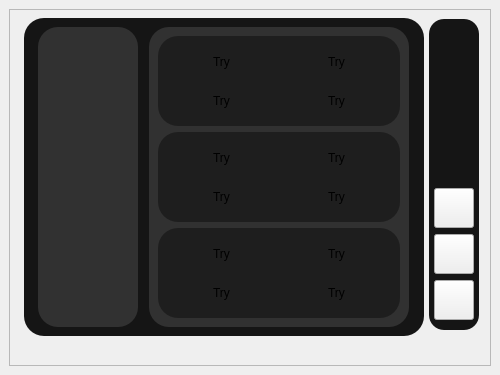
<?xml version="1.0" encoding="UTF-8"?>
<ui version="4.0">
 <class>MainWindow</class>
 <widget class="QMainWindow" name="MainWindow">
  <property name="geometry">
   <rect>
    <x>0</x>
    <y>0</y>
    <width>500</width>
    <height>375</height>
   </rect>
  </property>
  <property name="minimumSize">
   <size>
    <width>500</width>
    <height>375</height>
   </size>
  </property>
  <property name="maximumSize">
   <size>
    <width>500</width>
    <height>375</height>
   </size>
  </property>
  <property name="windowTitle">
   <string>CryptoCoin Tracking  | Maresal PRM</string>
  </property>
  <property name="styleSheet">
   <string notr="true"/>
  </property>
  <widget class="QWidget" name="centralwidget">
   <layout class="QGridLayout" name="gridLayout_4">
    <item row="0" column="0">
     <widget class="QFrame" name="frame_3">
      <property name="frameShape">
       <enum>QFrame::StyledPanel</enum>
      </property>
      <property name="frameShadow">
       <enum>QFrame::Raised</enum>
      </property>
      <widget class="QFrame" name="frame">
       <property name="geometry">
        <rect>
         <x>15</x>
         <y>9</y>
         <width>400</width>
         <height>318</height>
        </rect>
       </property>
       <property name="maximumSize">
        <size>
         <width>400</width>
         <height>320</height>
        </size>
       </property>
       <property name="styleSheet">
        <string notr="true">#frame{
	background-color: rgb(21, 21, 21);
border-radius:20px;
}
</string>
       </property>
       <property name="frameShape">
        <enum>QFrame::StyledPanel</enum>
       </property>
       <property name="frameShadow">
        <enum>QFrame::Raised</enum>
       </property>
       <layout class="QHBoxLayout" name="horizontalLayout_2">
        <item>
         <widget class="QFrame" name="menuFrame">
          <property name="minimumSize">
           <size>
            <width>100</width>
            <height>300</height>
           </size>
          </property>
          <property name="maximumSize">
           <size>
            <width>100</width>
            <height>16777215</height>
           </size>
          </property>
          <property name="styleSheet">
           <string notr="true">#menuFrame{
	background-color: rgb(49, 49, 49);
border-radius:20px;
}</string>
          </property>
          <property name="frameShape">
           <enum>QFrame::StyledPanel</enum>
          </property>
          <property name="frameShadow">
           <enum>QFrame::Raised</enum>
          </property>
          <layout class="QVBoxLayout" name="verticalLayout">
           <item>
            <widget class="QLabel" name="btcLogo">
             <property name="minimumSize">
              <size>
               <width>0</width>
               <height>90</height>
              </size>
             </property>
             <property name="text">
              <string/>
             </property>
            </widget>
           </item>
           <item>
            <widget class="QLabel" name="dogeLogo">
             <property name="minimumSize">
              <size>
               <width>0</width>
               <height>90</height>
              </size>
             </property>
             <property name="text">
              <string/>
             </property>
            </widget>
           </item>
           <item>
            <widget class="QLabel" name="xrpLogo">
             <property name="minimumSize">
              <size>
               <width>0</width>
               <height>90</height>
              </size>
             </property>
             <property name="text">
              <string/>
             </property>
            </widget>
           </item>
          </layout>
         </widget>
        </item>
        <item>
         <widget class="QFrame" name="allInformationFrame">
          <property name="minimumSize">
           <size>
            <width>260</width>
            <height>300</height>
           </size>
          </property>
          <property name="maximumSize">
           <size>
            <width>260</width>
            <height>16777215</height>
           </size>
          </property>
          <property name="styleSheet">
           <string notr="true">#allInformationFrame{
	background-color: rgb(49, 49, 49);
border-radius:20px;
}</string>
          </property>
          <property name="frameShape">
           <enum>QFrame::StyledPanel</enum>
          </property>
          <property name="frameShadow">
           <enum>QFrame::Raised</enum>
          </property>
          <layout class="QVBoxLayout" name="verticalLayout_2">
           <item>
            <widget class="QFrame" name="btcInformationBar">
             <property name="minimumSize">
              <size>
               <width>0</width>
               <height>90</height>
              </size>
             </property>
             <property name="styleSheet">
              <string notr="true">#btcInformationBar{
	background-color: rgb(30, 30, 30);
border-radius:20px;
}</string>
             </property>
             <property name="frameShape">
              <enum>QFrame::StyledPanel</enum>
             </property>
             <property name="frameShadow">
              <enum>QFrame::Raised</enum>
             </property>
             <layout class="QGridLayout" name="gridLayout">
              <item row="1" column="1">
               <widget class="QLabel" name="btcHighPrice">
                <property name="styleSheet">
                 <string notr="true"/>
                </property>
                <property name="text">
                 <string>Try</string>
                </property>
                <property name="alignment">
                 <set>Qt::AlignCenter</set>
                </property>
               </widget>
              </item>
              <item row="0" column="0">
               <widget class="QLabel" name="btcCurrentPrice">
                <property name="styleSheet">
                 <string notr="true"/>
                </property>
                <property name="text">
                 <string>Try</string>
                </property>
                <property name="alignment">
                 <set>Qt::AlignCenter</set>
                </property>
               </widget>
              </item>
              <item row="0" column="1">
               <widget class="QLabel" name="BtcLowPrice">
                <property name="styleSheet">
                 <string notr="true"/>
                </property>
                <property name="text">
                 <string>Try</string>
                </property>
                <property name="alignment">
                 <set>Qt::AlignCenter</set>
                </property>
               </widget>
              </item>
              <item row="1" column="0">
               <widget class="QLabel" name="btcPrice">
                <property name="text">
                 <string>Try</string>
                </property>
                <property name="alignment">
                 <set>Qt::AlignCenter</set>
                </property>
               </widget>
              </item>
             </layout>
            </widget>
           </item>
           <item>
            <widget class="QFrame" name="dogeInformationBar">
             <property name="minimumSize">
              <size>
               <width>0</width>
               <height>90</height>
              </size>
             </property>
             <property name="styleSheet">
              <string notr="true">#dogeInformationBar{
	background-color: rgb(30, 30, 30);
border-radius:20px;
}</string>
             </property>
             <property name="frameShape">
              <enum>QFrame::StyledPanel</enum>
             </property>
             <property name="frameShadow">
              <enum>QFrame::Raised</enum>
             </property>
             <layout class="QGridLayout" name="gridLayout_2">
              <item row="0" column="0">
               <widget class="QLabel" name="dogeCurrentPrice">
                <property name="styleSheet">
                 <string notr="true"/>
                </property>
                <property name="text">
                 <string>Try</string>
                </property>
                <property name="alignment">
                 <set>Qt::AlignCenter</set>
                </property>
               </widget>
              </item>
              <item row="0" column="1">
               <widget class="QLabel" name="dogeLowPrice">
                <property name="styleSheet">
                 <string notr="true"/>
                </property>
                <property name="text">
                 <string>Try</string>
                </property>
                <property name="alignment">
                 <set>Qt::AlignCenter</set>
                </property>
               </widget>
              </item>
              <item row="1" column="0">
               <widget class="QLabel" name="dogePrice">
                <property name="text">
                 <string>Try</string>
                </property>
                <property name="alignment">
                 <set>Qt::AlignCenter</set>
                </property>
               </widget>
              </item>
              <item row="1" column="1">
               <widget class="QLabel" name="dogeHighPrice">
                <property name="styleSheet">
                 <string notr="true"/>
                </property>
                <property name="text">
                 <string>Try</string>
                </property>
                <property name="alignment">
                 <set>Qt::AlignCenter</set>
                </property>
               </widget>
              </item>
             </layout>
            </widget>
           </item>
           <item>
            <widget class="QFrame" name="xrpInformationBar">
             <property name="minimumSize">
              <size>
               <width>0</width>
               <height>90</height>
              </size>
             </property>
             <property name="styleSheet">
              <string notr="true">#xrpInformationBar{
	background-color: rgb(30, 30, 30);
border-radius:20px;
}</string>
             </property>
             <property name="frameShape">
              <enum>QFrame::StyledPanel</enum>
             </property>
             <property name="frameShadow">
              <enum>QFrame::Raised</enum>
             </property>
             <layout class="QGridLayout" name="gridLayout_3">
              <item row="0" column="0">
               <widget class="QLabel" name="xrpCurrentPrice">
                <property name="styleSheet">
                 <string notr="true"/>
                </property>
                <property name="text">
                 <string>Try</string>
                </property>
                <property name="alignment">
                 <set>Qt::AlignCenter</set>
                </property>
               </widget>
              </item>
              <item row="0" column="1">
               <widget class="QLabel" name="xrpLowPrice">
                <property name="styleSheet">
                 <string notr="true"/>
                </property>
                <property name="text">
                 <string>Try</string>
                </property>
                <property name="alignment">
                 <set>Qt::AlignCenter</set>
                </property>
               </widget>
              </item>
              <item row="1" column="0">
               <widget class="QLabel" name="xrpPrice">
                <property name="text">
                 <string>Try</string>
                </property>
                <property name="alignment">
                 <set>Qt::AlignCenter</set>
                </property>
               </widget>
              </item>
              <item row="1" column="1">
               <widget class="QLabel" name="xrpHighPrice">
                <property name="styleSheet">
                 <string notr="true"/>
                </property>
                <property name="text">
                 <string>Try</string>
                </property>
                <property name="alignment">
                 <set>Qt::AlignCenter</set>
                </property>
               </widget>
              </item>
             </layout>
            </widget>
           </item>
          </layout>
         </widget>
        </item>
       </layout>
      </widget>
      <widget class="QFrame" name="frame_2">
       <property name="geometry">
        <rect>
         <x>420</x>
         <y>10</y>
         <width>50</width>
         <height>311</height>
        </rect>
       </property>
       <property name="maximumSize">
        <size>
         <width>450</width>
         <height>16777215</height>
        </size>
       </property>
       <property name="styleSheet">
        <string notr="true">#frame_2{
	background-color: rgb(21, 21, 21);
border-radius:15px;
}</string>
       </property>
       <property name="frameShape">
        <enum>QFrame::StyledPanel</enum>
       </property>
       <property name="frameShadow">
        <enum>QFrame::Raised</enum>
       </property>
       <layout class="QVBoxLayout" name="verticalLayout_3">
        <property name="spacing">
         <number>6</number>
        </property>
        <property name="sizeConstraint">
         <enum>QLayout::SetDefaultConstraint</enum>
        </property>
        <property name="leftMargin">
         <number>5</number>
        </property>
        <property name="topMargin">
         <number>6</number>
        </property>
        <property name="rightMargin">
         <number>0</number>
        </property>
        <property name="bottomMargin">
         <number>10</number>
        </property>
        <item>
         <widget class="QLabel" name="logoLbl">
          <property name="minimumSize">
           <size>
            <width>40</width>
            <height>40</height>
           </size>
          </property>
          <property name="maximumSize">
           <size>
            <width>40</width>
            <height>40</height>
           </size>
          </property>
          <property name="text">
           <string/>
          </property>
          <property name="alignment">
           <set>Qt::AlignCenter</set>
          </property>
         </widget>
        </item>
        <item>
         <spacer name="verticalSpacer">
          <property name="orientation">
           <enum>Qt::Vertical</enum>
          </property>
          <property name="sizeType">
           <enum>QSizePolicy::MinimumExpanding</enum>
          </property>
          <property name="sizeHint" stdset="0">
           <size>
            <width>40</width>
            <height>40</height>
           </size>
          </property>
         </spacer>
        </item>
        <item>
         <widget class="QPushButton" name="settingBtn">
          <property name="minimumSize">
           <size>
            <width>40</width>
            <height>40</height>
           </size>
          </property>
          <property name="maximumSize">
           <size>
            <width>40</width>
            <height>40</height>
           </size>
          </property>
          <property name="text">
           <string/>
          </property>
          <property name="iconSize">
           <size>
            <width>48</width>
            <height>48</height>
           </size>
          </property>
         </widget>
        </item>
        <item>
         <widget class="QPushButton" name="minimizeBtn">
          <property name="minimumSize">
           <size>
            <width>40</width>
            <height>40</height>
           </size>
          </property>
          <property name="maximumSize">
           <size>
            <width>40</width>
            <height>40</height>
           </size>
          </property>
          <property name="text">
           <string/>
          </property>
          <property name="iconSize">
           <size>
            <width>48</width>
            <height>48</height>
           </size>
          </property>
         </widget>
        </item>
        <item>
         <widget class="QPushButton" name="exitBtn">
          <property name="minimumSize">
           <size>
            <width>40</width>
            <height>40</height>
           </size>
          </property>
          <property name="maximumSize">
           <size>
            <width>40</width>
            <height>40</height>
           </size>
          </property>
          <property name="text">
           <string/>
          </property>
          <property name="iconSize">
           <size>
            <width>48</width>
            <height>48</height>
           </size>
          </property>
         </widget>
        </item>
       </layout>
      </widget>
     </widget>
    </item>
   </layout>
  </widget>
  <widget class="QMenuBar" name="menubar">
   <property name="geometry">
    <rect>
     <x>0</x>
     <y>0</y>
     <width>500</width>
     <height>21</height>
    </rect>
   </property>
  </widget>
 </widget>
 <resources/>
 <connections/>
</ui>
